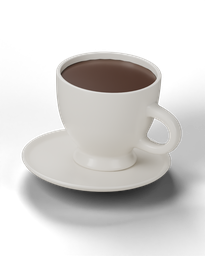
#> input picture assets/cafe/supplied/cup-black-contact.png, 205 x 256 px, shrunk from 960 x 1200 before the run, given in place of moka.png, which was not available
$ python package_supplied_renders.py
#> lines starting #> are read from the running program, lines starting #| are printed output that depends on the picture; after the words box and inside, x2 and y2 are one past the last pixel; in counts of white or black regions, pixels touching at a corner belong together; pictures that were not available may be replaced by others from this repository, and a replacement may not be noted
"""Package native Blender renders, keeping contact shadows close to the product."""
from PIL import Image, ImageFilter, ImageChops
from pathlib import Path
import json
ROOT=Path(__file__).resolve().parents[1]
OUT=ROOT/'assets'/'cafe'/'supplied'
report=[]
for name in ['moka','cup-snack','espresso','pour','cup-black','cup-milk']:
    src=Image.open(OUT/(name+'.png')).convert('RGBA')
#> src is the input picture: PIL image 205x256 RGBA; mean R, G, B, A 55.8, 53.9, 52.1, 96
    alpha=src.getchannel('A')
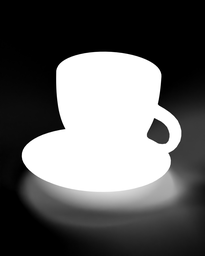
#> alpha: PIL image 205x256 L; min 0, max 255, mean 96
    solid=alpha.point(lambda v:255 if v>180 else 0)
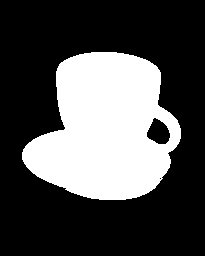
#> solid: PIL image 205x256 L; 30.8% white; 1 white region, box (x1, y1, x2, y2) and area: (22, 52, 181, 200) 16140
    bounds=solid.getbbox()
#> bounds = (22, 52, 181, 200)
    if not bounds:raise RuntimeError('Empty product render: '+name)
    near=solid.filter(ImageFilter.MaxFilter(75)).filter(ImageFilter.GaussianBlur(25))
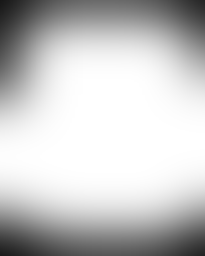
#> near: PIL image 205x256 L; min 23, max 255, mean 198.2
    contact=Image.open(OUT/(name+'-contact.png')).getchannel('A')
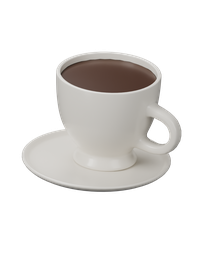
#> input picture assets/cafe/supplied/cup-black.png, 205 x 256 px, shrunk from 960 x 1200 before the run, given in place of moka-contact.png, which was not available
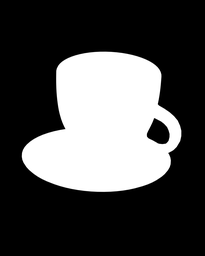
#> contact: PIL image 205x256 L; min 0, max 255, mean 75.2
    shadow_alpha=ImageChops.multiply(ImageChops.multiply(contact,ImageChops.invert(alpha)),near).point(lambda a:int(a*.48))
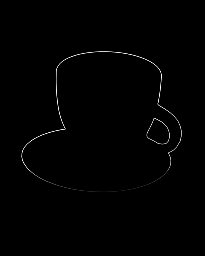
#> shadow_alpha: PIL image 205x256 L; min 0, max 29, mean 0.2; drawn with min black and max white
    shadow=Image.new('RGBA',src.size,(35,25,17,0));shadow.putalpha(shadow_alpha)
    src=Image.alpha_composite(shadow,src)
    src.save(OUT/(name+'.webp'),quality=94,method=6)
    home=None; home_size=None
    if name in {'moka','cup-snack'}:
        left,top,right,bottom=bounds;pad=40
#> after `left, top, right, bottom = bounds`: left = 22; top = 52; right = 181; bottom = 200
        crop=src.crop((max(0,left-pad),max(0,top-pad),min(src.width,right+pad),min(src.height,bottom+pad)))
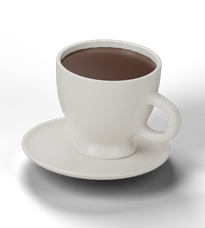
#> crop: PIL image 205x228 RGBA; mean R, G, B, A 71.3, 66.7, 62.6, 106.9; transparent parts drawn white
        home=name+'-home.webp';home_size=crop.size
#> after `home_size = crop.size`: home_size = (205, 228)
#> (the run stopped early here; a loop or call above may not have finished)
